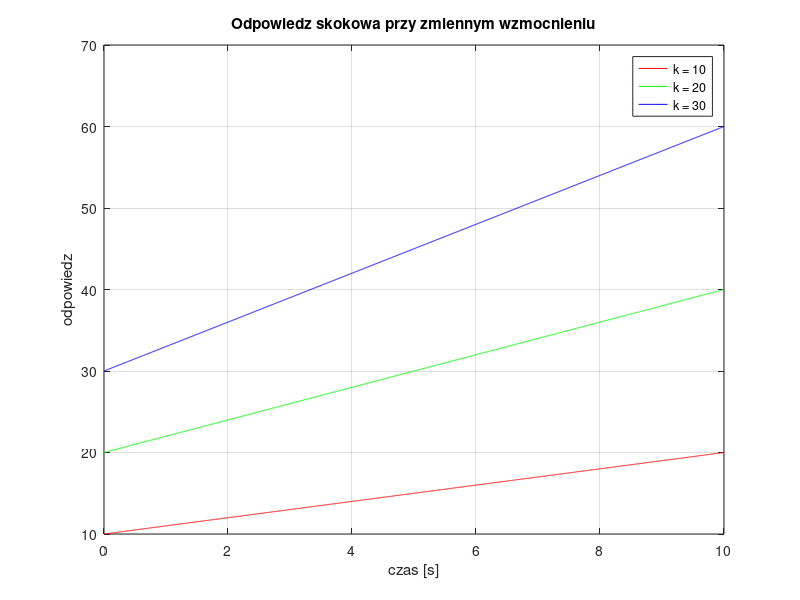
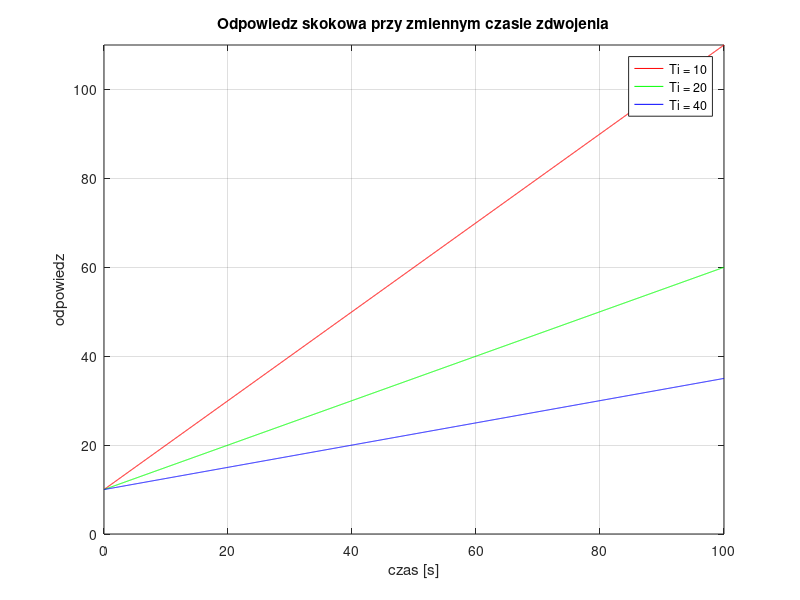

The MATLAB script that drew these images, in order:
clear all; close all;

% ?????????????????????????????????????????????????????????????
% PI
% Odpowiedz skokowa
%% *****************************************
k = 10; Ti = 10;
g = tf([k*Ti, k], [Ti, 0]);
[y1 t1] = step(g);

k = 20; Ti = 10;
g = tf([k*Ti, k], [Ti, 0]);
[y2 t2] = step(g);

k = 30; Ti = 10;
g = tf([k*Ti, k], [Ti, 0]);
[y3 t3] = step(g);

figure(1)
plot(t1, y1, 'r', t2, y2, 'g', t3, y3, 'b')
grid on
title('Odpowiedz skokowa przy zmiennym wzmocnieniu')
xlabel('czas [s]')
ylabel('odpowiedz')
legend('k = 10','k = 20','k = 30')
%% *****************************************
k = 10; Ti = 10;
g = tf([k*Ti, k], [Ti, 0]);
[y1 t1] = step(g, 100);

k = 10; Ti = 20;
g = tf([k*Ti, k], [Ti, 0]);
[y2 t2] = step(g, 100);

k = 10; Ti = 40;
g = tf([k*Ti, k], [Ti, 0]);
[y3 t3] = step(g, 100);

figure(2)
plot(t1, y1, 'r', t2, y2, 'g', t3, y3, 'b')
ylim([0 110])
grid on
title('Odpowiedz skokowa przy zmiennym czasie zdwojenia')
xlabel('czas [s]')
ylabel('odpowiedz')
legend('Ti = 10','Ti = 20','Ti = 40')
%%


